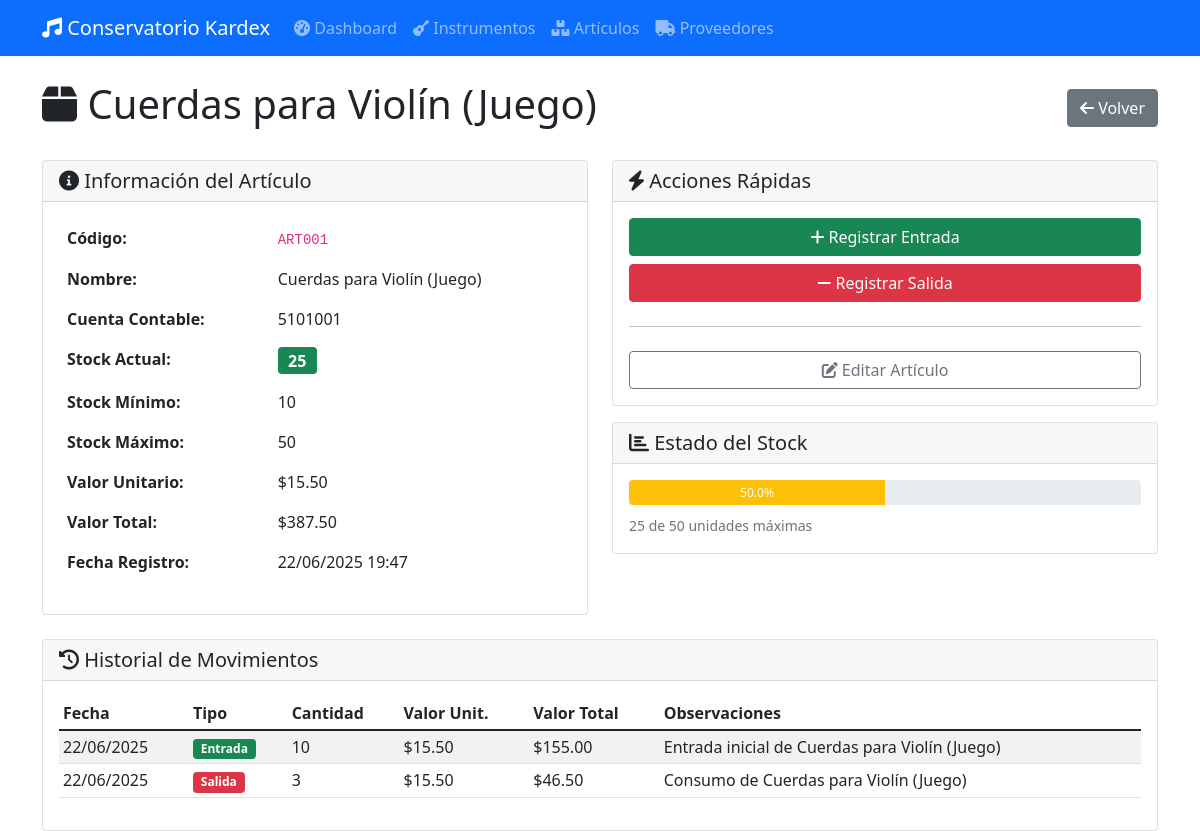
The app's page /articulos/4/detalle, older data.
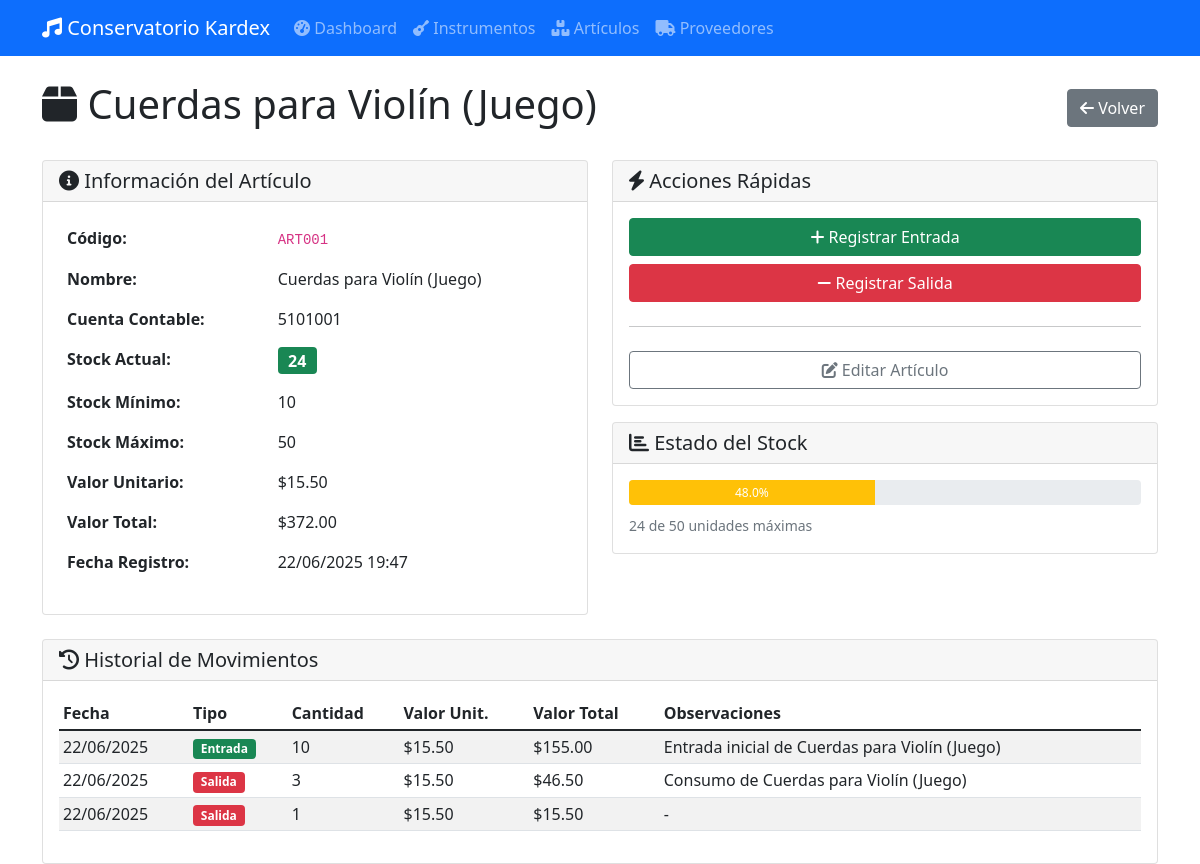
The same page, newer data.
### app/database/models.py (models this page shows, shortened)
class BaseModel(db.Model):
    __abstract__ = True
    id = db.Column(db.Integer, primary_key=True)
    created_at = db.Column(db.DateTime, default=datetime.utcnow)
    updated_at = db.Column(db.DateTime, default=datetime.utcnow, onupdate=datetime.utcnow)

class Item(BaseModel):
    __tablename__ = 'tb_item'
    i_codigo = db.Column(db.String(20), unique=True, nullable=False)
    i_nombre = db.Column(db.String(200), nullable=False)
    i_tipo = db.Column(db.String(20), nullable=False)  # 'instrumento' o 'articulo'
    i_cantidad = db.Column(db.Integer, default=0)
    i_vUnitario = db.Column(db.Numeric(10, 2), default=0.0)
    i_vTotal = db.Column(db.Numeric(10, 2), default=0.0)
    instrumento = db.relationship('Instrumento', backref='item', uselist=False)
    articulo = db.relationship('Articulo', backref='item', uselist=False)
    movimientos = db.relationship('MovimientoDetalle', backref='item', lazy=True)
    stock = db.relationship('Stock', backref='item', uselist=False)

class MovimientoDetalle(BaseModel):
    __tablename__ = 'tb_movimiento_detalle'
    m_fecha = db.Column(db.Date, nullable=False)
    m_tipo = db.Column(db.String(20), nullable=False)  # 'entrada', 'salida', 'ajuste'
    m_cantidad = db.Column(db.Integer, nullable=False)
    m_valorUnitario = db.Column(db.Numeric(10, 2), nullable=False)
    m_valorTotal = db.Column(db.Numeric(10, 2), nullable=False)
    m_observaciones = db.Column(db.String(200))
    i_id = db.Column(db.Integer, db.ForeignKey('tb_item.id'), nullable=False)
    e_id = db.Column(db.Integer, db.ForeignKey('tb_entrada.id'))
    c_id = db.Column(db.Integer, db.ForeignKey('tb_consumo.id'))
    u_id = db.Column(db.Integer, db.ForeignKey('tb_usuario.id'), nullable=False)

### app/routes/web/articulos.py (the view)
@bp.route('/<int:articulo_id>/detalle')
def detalle_articulo(articulo_id):
    resultado = articulo_service.obtener_articulo_por_id(articulo_id)
    if not resultado:
        flash('Artículo no encontrado', 'error')
        return redirect(url_for('articulos.listar_articulos'))
    articulo = resultado
    item = articulo.item
    from app.database.models import MovimientoDetalle
    from app import db
    movimientos = db.session.query(MovimientoDetalle).filter_by(
        i_id=item.id
    ).order_by(MovimientoDetalle.m_fecha.desc()).all()
    return render_template('articulos/detail.html',
                         articulo=articulo, item=item, movimientos=movimientos)

### app/database/repositories/articulos.py (called while the page is built)
    def get_by_id_with_item(self, articulo_id):
        return db.session.query(Articulo, Item).join(Item, Articulo.i_id == Item.id).filter(Articulo.i_id == articulo_id).first()

### app/services/articulo_service.py (called while the page is built)
    def obtener_articulo_por_id(self, articulo_id):
        resultado = self.repo.get_by_id_with_item(articulo_id)
        if resultado:
            articulo, item = resultado
            return articulo
        return None

### app/templates/articulos/detail.html (shortened to what the changed rows need)
{% extends "base.html" %}
{% block content %}
<div class="row">
    <div class="col-12">
        <div class="d-flex justify-content-between align-items-center mb-4">
            <h1>
                <i class="fas fa-box"></i> {{ item.i_nombre }}
            </h1>
            <a href="{{ url_for('articulos.listar_articulos') }}" class="btn btn-secondary">
                <i class="fas fa-arrow-left"></i> Volver
            </a>
        </div>
    </div>
</div>
<div class="row">
    <div class="col-md-6">
        <div class="card">
            <div class="card-body">
                <table class="table table-borderless">
                    <tr>
                        <td><code>{{ item.i_codigo }}</code></td>
                    </tr>
                    <tr>
                        <td><strong>Nombre:</strong></td>
                        <td>{{ item.i_nombre }}</td>
                    </tr>
                    <tr>
                        <td>
                            {% if item.i_cantidad <= articulo.a_stockMin %}
                                <span class="badge bg-danger fs-6">{{ item.i_cantidad }}</span>
                            {% elif item.i_cantidad <= (articulo.a_stockMin * 1.5) %}
                                <span class="badge bg-warning fs-6">{{ item.i_cantidad }}</span>
                            {% else %}
                                <span class="badge bg-success fs-6">{{ item.i_cantidad }}</span>
                            {% endif %}
                        </td>
                    </tr>
                    <tr>
                        <td><strong>Valor Unitario:</strong></td>
                        <td>${{ "%.2f"|format(item.i_vUnitario) }}</td>
                    </tr>
                    <tr>
                        <td><strong>Valor Total:</strong></td>
                        <td>${{ "%.2f"|format(item.i_vTotal) }}</td>
                    </tr>
                    <tr>
                        <td><strong>Fecha Registro:</strong></td>
                        <td>{{ item.created_at.strftime('%d/%m/%Y %H:%M') if item.created_at else 'N/A' }}</td>
                    </tr>
                </table>
            </div>
        </div>
    </div>
    <div class="col-md-6">
        <div class="card mt-3">
            <div class="card-body">
                {% set porcentaje = (item.i_cantidad / articulo.a_stockMax * 100) if articulo.a_stockMax > 0 else 0 %}
                <div class="progress mb-2" style="height: 25px;">
                    {% if porcentaje <= 20 %}
                        <div class="progress-bar bg-danger" style="width: {{ porcentaje }}%">
                            {{ "%.1f"|format(porcentaje) }}%
                        </div>
                    {% elif porcentaje <= 50 %}
                        <div class="progress-bar bg-warning" style="width: {{ porcentaje }}%">
                            {{ "%.1f"|format(porcentaje) }}%
                        </div>
                    {% else %}
                        <div class="progress-bar bg-success" style="width: {{ porcentaje }}%">
                            {{ "%.1f"|format(porcentaje) }}%
                        </div>
                    {% endif %}
                </div>
                <small class="text-muted">
                    {{ item.i_cantidad }} de {{ articulo.a_stockMax }} unidades máximas
                </small>
            </div>
        </div>
    </div>
</div>
<div class="row mt-4">
    <div class="col-12">
        <div class="card">
            <div class="card-body">
                {% if movimientos %}
                <div class="table-responsive">
                    <table class="table table-striped table-sm">
                        <thead>
                            <tr>
                                <th>Fecha</th>
                                <th>Tipo</th>
                                <th>Cantidad</th>
                                <th>Valor Unit.</th>
                                <th>Valor Total</th>
                                <th>Observaciones</th>
                            </tr>
                        </thead>
                        <tbody>
                            {% for movimiento in movimientos %}
                            <tr>
                                <td>{{ movimiento.m_fecha.strftime('%d/%m/%Y') }}</td>
                                <td>
                                    {% if movimiento.m_tipo == 'entrada' %}
                                        <span class="badge bg-success">Entrada</span>
                                    {% elif movimiento.m_tipo == 'salida' %}
                                        <span class="badge bg-danger">Salida</span>
                                    {% else %}
                                        <span class="badge bg-info">{{ movimiento.m_tipo|title }}</span>
                                    {% endif %}
                                </td>
                                <td>{{ movimiento.m_cantidad }}</td>
                                <td>${{ "%.2f"|format(movimiento.m_valorUnitario) }}</td>
                                <td>${{ "%.2f"|format(movimiento.m_valorTotal) }}</td>
                                <td>{{ movimiento.m_observaciones or '-' }}</td>
                            </tr>
                            {% endfor %}
                        </tbody>
                    </table>
                </div>
                {% else %}
                <div class="text-center py-3">
                    <i class="fas fa-history fa-2x text-muted mb-2"></i>
                    <p class="text-muted">No hay movimientos registrados para este artículo.</p>
                </div>
                {% endif %}
            </div>
        </div>
    </div>
</div>
{% endblock %}

Row changes from the older to the newer data that the page shows:
changed Item "Cuerdas para Violín (Juego)": i_cantidad "25" → "24"; i_vTotal "387.50" → "372.00"
added MovimientoDetalle: m_fecha "22/06/2025", m_tipo "Salida", m_cantidad "1", m_valorUnitario "15.50", m_valorTotal "15.50", m_observaciones "-"
Text that changed along with them:
{{ porcentaje }}: 50.0 → 48.0 (drawn)
{{ "%.1f"|format(porcentaje) }}: "50.0" → "48.0"
